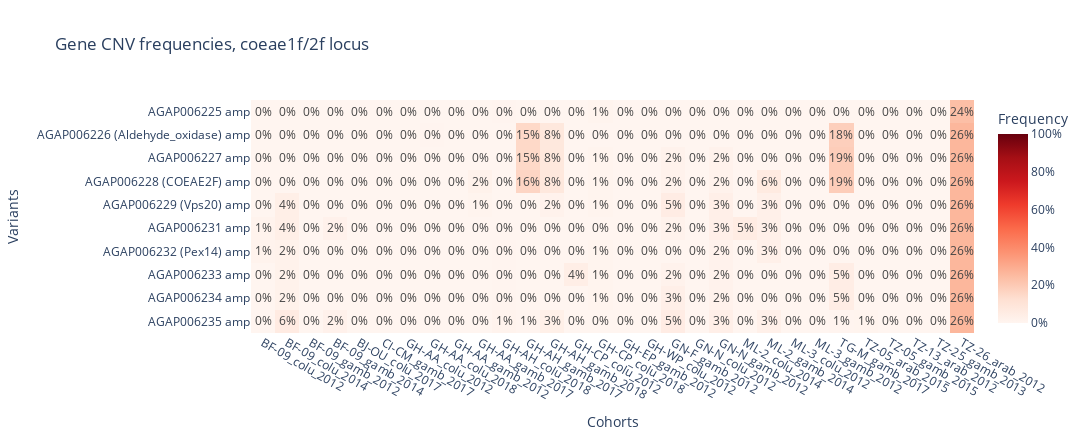

Notebook cell for this chart:
### Code cell
coe_region = "2L:28,530,000-28,580,000"

cnv_freqs_df = ag3.gene_cnv_frequencies(
    region=coe_region,
    cohorts="admin1_year",
    sample_sets=cohorts,
)

ag3.plot_frequencies_heatmap(
    cnv_freqs_df.query("max_af > 0.1"), 
    title="Gene CNV frequencies, coeae1f/2f locus"
)

### Figure 1 — Plotly figure (JSON) as saved in the notebook; plotly's stock layout.template omitted (floating-point values rounded to 4 significant figures; data arrays with more than 128 entries replaced by an {"elided": "..."} marker saying what was removed)
{"data": [{"coloraxis": "coloraxis", "hovertemplate": "x: %{x}<br>label: %{y}<br>color: %{z}<extra></extra>", "name": "0", "texttemplate": "%{z:.0%}", "type": "heatmap", "x": ["BF-09_colu_2012", "BF-09_colu_2014", "BF-09_gamb_2012", "BF-09_gamb_2014", "BJ-OU_colu_2017", "CI-CM_gamb_2017", "GH-AA_colu_2012", "GH-AA_colu_2018", "GH-AA_gamb_2012", "GH-AA_gamb_2017", "GH-AH_colu_2018", "GH-AH_gamb_2017", "GH-AH_gamb_2018", "GH-CP_colu_2012", "GH-CP_colu_2018", "GH-EP_gamb_2012", "GH-WP_colu_2012", "GN-F_gamb_2012", "GN-N_colu_2012", "GN-N_gamb_2012", "ML-2_colu_2014", "ML-2_gamb_2014", "ML-3_colu_2012", "ML-3_gamb_2012", "TG-M_gamb_2017", "TZ-05_arab_2015", "TZ-05_gamb_2015", "TZ-13_arab_2012", "TZ-25_gamb_2013", "TZ-26_arab_2012"], "xaxis": "x", "y": ["AGAP006225 amp", "AGAP006226 (Aldehyde_oxidase) amp", "AGAP006227 amp", "AGAP006228 (COEAE2F) amp", "AGAP006229 (Vps20) amp", "AGAP006231 amp", "AGAP006232 (Pex14) amp", "AGAP006233 amp", "AGAP006234 amp", "AGAP006235 amp"], "yaxis": "y", "z": {"elided": "10x30 float values"}}], "layout": {"coloraxis": {"cmax": 1, "cmin": 0, "colorbar": {"ticktext": ["0%", "20%", "40%", "60%", "80%", "100%"], "tickvals": [0, 0.2, 0.4, 0.6, 0.8, 1], "title": {"text": "Frequency"}}, "colorscale": [[0, "rgb(255,245,240)"], [0.125, "rgb(254,224,210)"], [0.25, "rgb(252,187,161)"], [0.375, "rgb(252,146,114)"], [0.5, "rgb(251,106,74)"], [0.625, "rgb(239,59,44)"], [0.75, "rgb(203,24,29)"], [0.875, "rgb(165,15,21)"], [1, "rgb(103,0,13)"]]}, "height": 440, "title": {"text": "Gene CNV frequencies, coeae1f/2f locus"}, "width": 1640, "xaxis": {"anchor": "y", "domain": [0, 1], "side": "bottom", "tickangle": 30, "title": {"text": "Cohorts"}}, "yaxis": {"anchor": "x", "autorange": "reversed", "domain": [0, 1], "title": {"text": "Variants"}}}}
